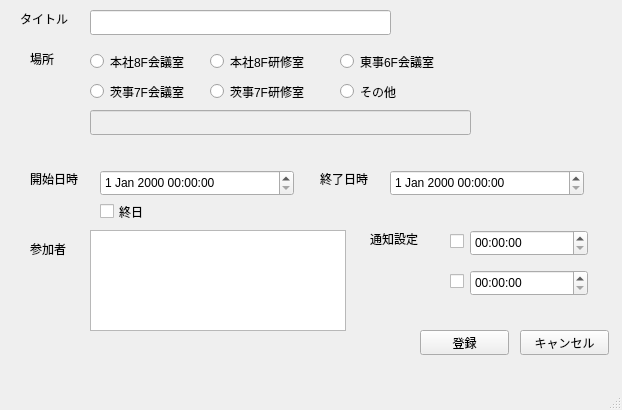
<?xml version="1.0" encoding="UTF-8"?>
<ui version="4.0">
 <class>MainWindow</class>
 <widget class="QMainWindow" name="MainWindow">
  <property name="geometry">
   <rect>
    <x>0</x>
    <y>0</y>
    <width>622</width>
    <height>410</height>
   </rect>
  </property>
  <property name="windowTitle">
   <string>予定登録</string>
  </property>
  <widget class="QWidget" name="centralwidget">
   <property name="sizePolicy">
    <sizepolicy hsizetype="Preferred" vsizetype="Preferred">
     <horstretch>0</horstretch>
     <verstretch>0</verstretch>
    </sizepolicy>
   </property>
   <widget class="QDateTimeEdit" name="dateTimeEdit">
    <property name="geometry">
     <rect>
      <x>100</x>
      <y>170</y>
      <width>194</width>
      <height>26</height>
     </rect>
    </property>
   </widget>
   <widget class="QLabel" name="label">
    <property name="geometry">
     <rect>
      <x>30</x>
      <y>170</y>
      <width>67</width>
      <height>17</height>
     </rect>
    </property>
    <property name="text">
     <string>開始日時</string>
    </property>
   </widget>
   <widget class="QLabel" name="label_2">
    <property name="geometry">
     <rect>
      <x>320</x>
      <y>170</y>
      <width>67</width>
      <height>17</height>
     </rect>
    </property>
    <property name="text">
     <string>終了日時</string>
    </property>
   </widget>
   <widget class="QDateTimeEdit" name="dateTimeEdit_2">
    <property name="geometry">
     <rect>
      <x>390</x>
      <y>170</y>
      <width>194</width>
      <height>26</height>
     </rect>
    </property>
   </widget>
   <widget class="QCheckBox" name="checkBox">
    <property name="geometry">
     <rect>
      <x>100</x>
      <y>200</y>
      <width>92</width>
      <height>23</height>
     </rect>
    </property>
    <property name="text">
     <string>終日</string>
    </property>
   </widget>
   <widget class="QLabel" name="label_3">
    <property name="geometry">
     <rect>
      <x>20</x>
      <y>10</y>
      <width>67</width>
      <height>17</height>
     </rect>
    </property>
    <property name="text">
     <string>タイトル</string>
    </property>
   </widget>
   <widget class="QLineEdit" name="lineEdit">
    <property name="geometry">
     <rect>
      <x>90</x>
      <y>10</y>
      <width>301</width>
      <height>25</height>
     </rect>
    </property>
   </widget>
   <widget class="QLabel" name="label_4">
    <property name="geometry">
     <rect>
      <x>30</x>
      <y>50</y>
      <width>67</width>
      <height>17</height>
     </rect>
    </property>
    <property name="text">
     <string>場所</string>
    </property>
   </widget>
   <widget class="QRadioButton" name="radioButton">
    <property name="geometry">
     <rect>
      <x>90</x>
      <y>50</y>
      <width>112</width>
      <height>23</height>
     </rect>
    </property>
    <property name="text">
     <string>本社8F会議室</string>
    </property>
   </widget>
   <widget class="QRadioButton" name="radioButton_2">
    <property name="geometry">
     <rect>
      <x>210</x>
      <y>50</y>
      <width>112</width>
      <height>23</height>
     </rect>
    </property>
    <property name="text">
     <string>本社8F研修室</string>
    </property>
   </widget>
   <widget class="QRadioButton" name="radioButton_3">
    <property name="geometry">
     <rect>
      <x>340</x>
      <y>50</y>
      <width>112</width>
      <height>23</height>
     </rect>
    </property>
    <property name="text">
     <string>東事6F会議室</string>
    </property>
   </widget>
   <widget class="QRadioButton" name="radioButton_4">
    <property name="geometry">
     <rect>
      <x>90</x>
      <y>80</y>
      <width>112</width>
      <height>23</height>
     </rect>
    </property>
    <property name="text">
     <string>茨事7F会議室</string>
    </property>
   </widget>
   <widget class="QRadioButton" name="radioButton_5">
    <property name="geometry">
     <rect>
      <x>210</x>
      <y>80</y>
      <width>112</width>
      <height>23</height>
     </rect>
    </property>
    <property name="text">
     <string>茨事7F研修室</string>
    </property>
   </widget>
   <widget class="QRadioButton" name="radioButton_6">
    <property name="geometry">
     <rect>
      <x>340</x>
      <y>80</y>
      <width>112</width>
      <height>23</height>
     </rect>
    </property>
    <property name="text">
     <string>その他</string>
    </property>
   </widget>
   <widget class="QLineEdit" name="lineEdit_2">
    <property name="enabled">
     <bool>false</bool>
    </property>
    <property name="geometry">
     <rect>
      <x>90</x>
      <y>110</y>
      <width>381</width>
      <height>25</height>
     </rect>
    </property>
    <property name="readOnly">
     <bool>false</bool>
    </property>
   </widget>
   <widget class="QPushButton" name="pushButton">
    <property name="geometry">
     <rect>
      <x>420</x>
      <y>330</y>
      <width>89</width>
      <height>25</height>
     </rect>
    </property>
    <property name="text">
     <string>登録</string>
    </property>
   </widget>
   <widget class="QPushButton" name="pushButton_2">
    <property name="geometry">
     <rect>
      <x>520</x>
      <y>330</y>
      <width>89</width>
      <height>25</height>
     </rect>
    </property>
    <property name="text">
     <string>キャンセル</string>
    </property>
   </widget>
   <widget class="QLabel" name="label_5">
    <property name="geometry">
     <rect>
      <x>30</x>
      <y>240</y>
      <width>67</width>
      <height>17</height>
     </rect>
    </property>
    <property name="text">
     <string>参加者</string>
    </property>
   </widget>
   <widget class="QLabel" name="label_6">
    <property name="geometry">
     <rect>
      <x>370</x>
      <y>230</y>
      <width>67</width>
      <height>17</height>
     </rect>
    </property>
    <property name="text">
     <string>通知設定</string>
    </property>
   </widget>
   <widget class="QListView" name="listView">
    <property name="geometry">
     <rect>
      <x>90</x>
      <y>230</y>
      <width>256</width>
      <height>101</height>
     </rect>
    </property>
   </widget>
   <widget class="QTimeEdit" name="timeEdit">
    <property name="geometry">
     <rect>
      <x>470</x>
      <y>230</y>
      <width>118</width>
      <height>26</height>
     </rect>
    </property>
   </widget>
   <widget class="QTimeEdit" name="timeEdit_2">
    <property name="geometry">
     <rect>
      <x>470</x>
      <y>270</y>
      <width>118</width>
      <height>26</height>
     </rect>
    </property>
   </widget>
   <widget class="QCheckBox" name="checkBox_2">
    <property name="geometry">
     <rect>
      <x>450</x>
      <y>230</y>
      <width>92</width>
      <height>23</height>
     </rect>
    </property>
    <property name="text">
     <string/>
    </property>
   </widget>
   <widget class="QCheckBox" name="checkBox_3">
    <property name="geometry">
     <rect>
      <x>450</x>
      <y>270</y>
      <width>92</width>
      <height>23</height>
     </rect>
    </property>
    <property name="text">
     <string/>
    </property>
   </widget>
  </widget>
  <widget class="QMenuBar" name="menubar">
   <property name="geometry">
    <rect>
     <x>0</x>
     <y>0</y>
     <width>622</width>
     <height>28</height>
    </rect>
   </property>
  </widget>
  <widget class="QStatusBar" name="statusbar"/>
 </widget>
 <resources/>
 <connections/>
</ui>
